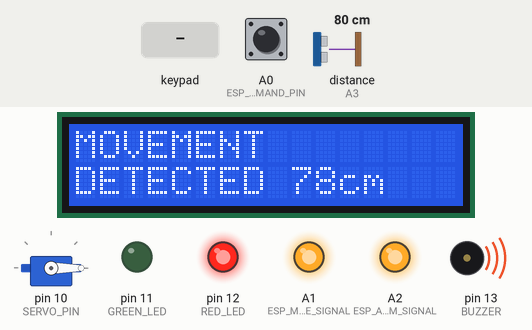
This sketch was run on a simulated Arduino Uno, built with avr-gcc and run on an emulated ATmega328P. Shown: servo, 16×2 character LCD, output pins drawn as LEDs (lit = HIGH), buzzer (waves = sounding, pin HIGH). Wiring (inferred from the names in the program): ultrasonic range finder: trigger pin 7; echo A3. The test bench sets the inputs (shaded band); at power-on: A0 (ESP_COMMAND_PIN) LOW, distance to the obstacle (sensor on A3) 80 cm. The echo pulse lasts 58.3 µs per cm; pins used as bus, display or sensor lines are not drawn; what the sketch prints to the serial monitor is not drawn.

Above: at 3.2 s.
3.3 s: key '*' pressed
At 5.0 s:
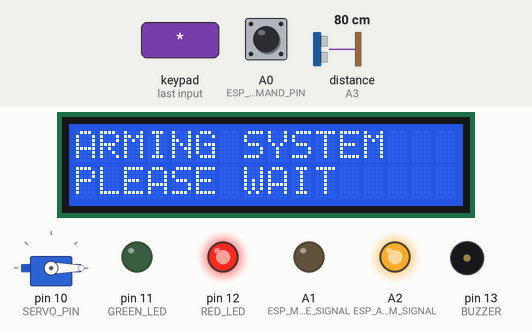
5.3 s: A0 (ESP_COMMAND_PIN) driven HIGH
At 7.9 s:
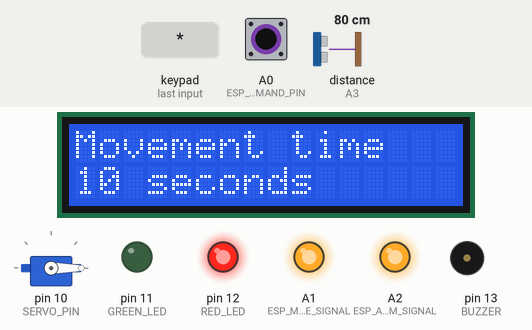
8.3 s: keypad keys 1 2 3 4 # pressed 0.4 s apart
At 11.2 s:
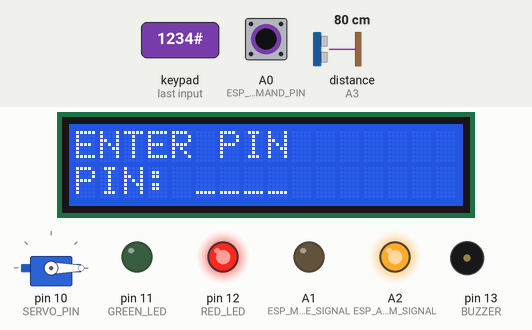
11.8 s: keypad keys 1 2 3 4 pressed 0.4 s apart
At 15.2 s:
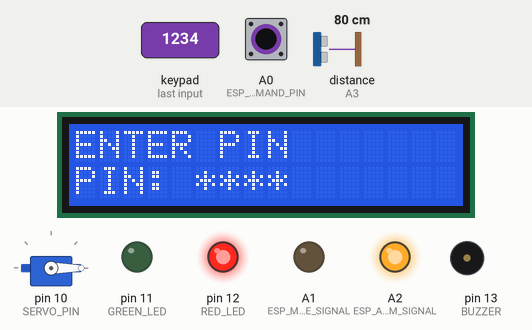
15.5 s: keypad keys 9 8 6 5 # pressed 0.4 s apart
At 18.8 s:
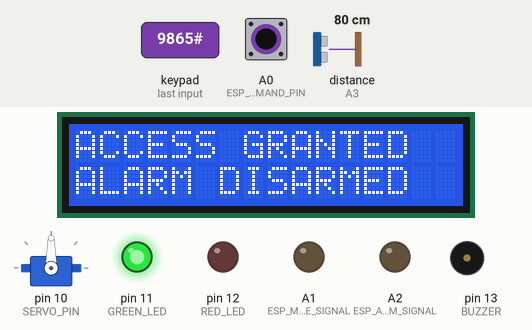
20.5 s: A0 (ESP_COMMAND_PIN) pulsed LOW 2 times (0.12 s each, 0.3 s apart)
At 24.3 s:
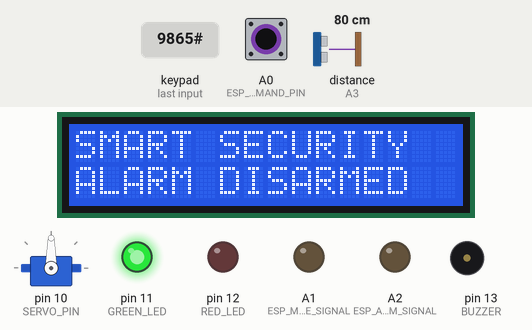
Timing chart, 0 to 25.1 s (numbered marks = the images above; inputs shaded):
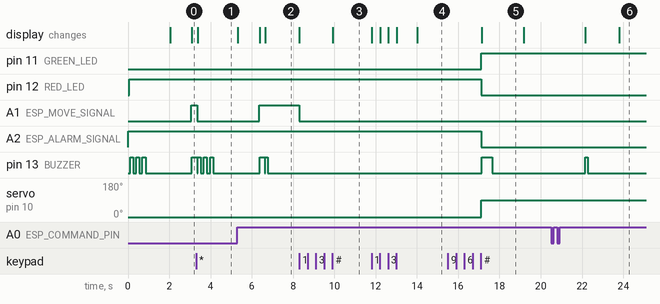

Measured:
- after the input at 3.3 s, A1 (ESP_MOVE_SIGNAL): HIGH → LOW after 0.05 s instead of 1.3 s; the display: changes after 0.07 s (image 1)
- after the input at 5.3 s, A1 (ESP_MOVE_SIGNAL): goes on until 6.4 s, then stays HIGH; the display: first differs from a run without the input after 1.4 s (image 2)
- after the input at 8.3 s, the display: changes after 1.6 s (image 3)
- after the input at 11.8 s, the display: first changes at once (image 4 shows a later state)
- after the input at 15.5 s, pin 11 (GREEN_LED): LOW → HIGH after 1.6 s; pin 12 (RED_LED), A2 (ESP_ALARM_SIGNAL): HIGH → LOW after 1.6 s; pin 13 (BUZZER): LOW → HIGH after 1.6 s, → LOW 0.50 s later; servo on pin 10 (SERVO_PIN): 0° → 90° after 1.6 s; the display: changes after 1.6 s (image 5)
- after the input at 20.5 s, pin 13 (BUZZER): LOW → HIGH after 1.6 s, → LOW 0.12 s later; the display: first changes after 1.6 s (image 6 shows a later state)
- what the display in image 2 shows lasts 1.6 s, from 6.7 s to 8.3 s

The sketch:

Arduino_Alarm_System.ino
```cpp
#include <Wire.h>
#include <LiquidCrystal_I2C.h>
#include <Keypad.h>
#include <Servo.h>

#define TRIG_PIN 7
#define ECHO_PIN A3

#define SERVO_PIN 10
#define GREEN_LED 11
#define RED_LED 12
#define BUZZER 13

#define ESP_MOVE_SIGNAL A1
#define ESP_ALARM_SIGNAL A2
#define ESP_COMMAND_PIN A0

LiquidCrystal_I2C lcd(0x27, 16, 2);
Servo doorLock;

char keys[4][3] = {
  {'1', '2', '3'},
  {'4', '5', '6'},
  {'7', '8', '9'},
  {'*', '0', '#'}
};

byte rowPins[4] = {9, 8, 6, 5};
byte colPins[3] = {4, 3, 2};

Keypad keypad = Keypad(makeKeymap(keys), rowPins, colPins, 4, 3);

String enteredPin = "";
String correctPin = "1234";

bool alarmOn = true;
bool pinModeActive = false;
bool movementScreenActive = false;

long currentDistance = 999;

unsigned long alarmStartTime = 0;
const unsigned long warmupTime = 3000;

unsigned long lastSensorCheck = 0;
const unsigned long sensorCheckInterval = 300;

unsigned long lastLcdUpdate = 0;
const unsigned long lcdUpdateInterval = 900;

unsigned long lastMotionTime = 0;
unsigned long motionCooldown = 60000;

unsigned long movementScreenStart = 0;
const unsigned long movementScreenTime = 3000;

unsigned long espMoveSignalStart = 0;
const unsigned long espMoveSignalTime = 1500;

unsigned long lastDigitTime = 0;
bool showingNumbers = false;
const unsigned long showNumbersTime = 1000;

const int detectionDistance = 120;

// ESP command
int pulseCount = 0;
bool lastCommandState = LOW;
unsigned long lastPulseTime = 0;
const unsigned long commandTimeout = 1200;

void setup() {
  Serial.begin(9600);

  pinMode(TRIG_PIN, OUTPUT);
  pinMode(ECHO_PIN, INPUT);

  pinMode(GREEN_LED, OUTPUT);
  pinMode(RED_LED, OUTPUT);
  pinMode(BUZZER, OUTPUT);

  pinMode(ESP_MOVE_SIGNAL, OUTPUT);
  pinMode(ESP_ALARM_SIGNAL, OUTPUT);

  pinMode(ESP_COMMAND_PIN, INPUT);

  digitalWrite(ESP_MOVE_SIGNAL, LOW);
  digitalWrite(ESP_ALARM_SIGNAL, HIGH);

  doorLock.attach(SERVO_PIN);
  doorLock.write(0);

  lcd.init();
  lcd.backlight();
  lcd.clear();

  alarmStartTime = millis();

  digitalWrite(GREEN_LED, LOW);
  digitalWrite(RED_LED, HIGH);
  digitalWrite(BUZZER, LOW);

  showStartingScreen();
  beepArmSound();

  delay(1000);
  showArmedScreen();
}

void loop() {
  readEspCommand();

  char key = keypad.getKey();

  if (key) {
    Serial.print("Key pressed: ");
    Serial.println(key);
    handleKey(key);
  }

  hideNumbersAfterDelay();
  checkMovement();
  updateArmedScreen();
  updateMovementScreen();
  updateEspMoveSignal();
}

void readEspCommand() {
  bool commandState = digitalRead(ESP_COMMAND_PIN);

  if (commandState == HIGH && lastCommandState == LOW) {
    pulseCount++;
    lastPulseTime = millis();

    Serial.print("ESP pulse received: ");
    Serial.println(pulseCount);
  }

  lastCommandState = commandState;

  if (pulseCount > 0 && millis() - lastPulseTime > commandTimeout) {
    if (pulseCount == 1) {
      motionCooldown = 10000;
      showMovementTime("10 seconds");
    }
    else if (pulseCount == 2) {
      motionCooldown = 30000;
      showMovementTime("30 seconds");
    }
    else if (pulseCount == 3) {
      motionCooldown = 60000;
      showMovementTime("1 minute");
    }
    else if (pulseCount == 4) {
      motionCooldown = 300000;
      showMovementTime("5 minutes");
    }

    pulseCount = 0;
  }
}

void showMovementTime(String text) {
  lcd.clear();
  lcd.setCursor(0, 0);
  lcd.print("Movement time");
  lcd.setCursor(0, 1);
  lcd.print(text);

  beepShort();

  delay(1500);

  if (pinModeActive) {
    startPinMode();
  }
  else if (alarmOn) {
    showArmedScreen();
  }
  else {
    showDisarmedScreen();
  }
}

void handleKey(char key) {
  if (key == '*') {
    armSystem();
    return;
  }

  if (key == '#') {
    if (!pinModeActive) {
      startPinMode();
    } else {
      checkPin();
    }
    return;
  }

  if (pinModeActive && key >= '0' && key <= '9') {
    if (enteredPin.length() < 4) {
      enteredPin += key;
      lastDigitTime = millis();
      showingNumbers = true;
      showPinNumbers();
    }
  }
}

void startPinMode() {
  pinModeActive = true;
  movementScreenActive = false;
  enteredPin = "";
  showingNumbers = false;

  digitalWrite(ESP_MOVE_SIGNAL, LOW);
  digitalWrite(BUZZER, LOW);

  lcd.clear();
  lcd.setCursor(0, 0);
  lcd.print("ENTER PIN");
  lcd.setCursor(0, 1);
  lcd.print("PIN: ____");
}

void checkPin() {
  if (enteredPin == correctPin) {
    disarmSystem();
  } else {
    wrongPinAlarm();
    startPinMode();
  }

  enteredPin = "";
}

void armSystem() {
  alarmOn = true;
  pinModeActive = false;
  movementScreenActive = false;
  enteredPin = "";
  showingNumbers = false;

  alarmStartTime = millis();
  lastMotionTime = 0;

  digitalWrite(ESP_ALARM_SIGNAL, HIGH);
  digitalWrite(ESP_MOVE_SIGNAL, LOW);

  doorLock.write(0);

  digitalWrite(GREEN_LED, LOW);
  digitalWrite(RED_LED, HIGH);
  digitalWrite(BUZZER, LOW);

  lcd.clear();
  lcd.setCursor(0, 0);
  lcd.print("ARMING SYSTEM");
  lcd.setCursor(0, 1);
  lcd.print("PLEASE WAIT");

  beepArmSound();

  delay(1000);
  showArmedScreen();
}

void disarmSystem() {
  alarmOn = false;
  pinModeActive = false;
  movementScreenActive = false;
  enteredPin = "";
  showingNumbers = false;

  digitalWrite(ESP_ALARM_SIGNAL, LOW);
  digitalWrite(ESP_MOVE_SIGNAL, LOW);

  digitalWrite(BUZZER, LOW);
  digitalWrite(RED_LED, LOW);
  digitalWrite(GREEN_LED, HIGH);

  doorLock.write(90);

  lcd.clear();
  lcd.setCursor(0, 0);
  lcd.print("ACCESS GRANTED");
  lcd.setCursor(0, 1);
  lcd.print("ALARM DISARMED");

  beepDisarmSound();

  delay(1500);
  showDisarmedScreen();
}

void wrongPinAlarm() {
  lcd.clear();
  lcd.setCursor(0, 0);
  lcd.print("WRONG PIN");
  lcd.setCursor(0, 1);
  lcd.print("ACCESS DENIED");

  digitalWrite(GREEN_LED, LOW);
  digitalWrite(RED_LED, HIGH);

  for (int i = 0; i < 4; i++) {
    digitalWrite(BUZZER, HIGH);
    delay(180);
    digitalWrite(BUZZER, LOW);
    delay(180);
  }
}

long readDistanceCM() {
  digitalWrite(TRIG_PIN, LOW);
  delayMicroseconds(5);

  digitalWrite(TRIG_PIN, HIGH);
  delayMicroseconds(10);
  digitalWrite(TRIG_PIN, LOW);

  long duration = pulseIn(ECHO_PIN, HIGH, 30000);

  if (duration == 0) {
    return 999;
  }

  long distance = duration * 0.034 / 2;

  if (distance < 2 || distance > 400) {
    return 999;
  }

  return distance;
}

void checkMovement() {
  if (!alarmOn) return;
  if (pinModeActive) return;
  if (millis() - alarmStartTime < warmupTime) return;
  if (millis() - lastSensorCheck < sensorCheckInterval) return;

  lastSensorCheck = millis();

  currentDistance = readDistanceCM();

  Serial.print("Distance: ");
  Serial.print(currentDistance);
  Serial.println(" cm");

  if (currentDistance == 999) {
    return;
  }

  if (currentDistance <= detectionDistance) {
    if (millis() - lastMotionTime >= motionCooldown || lastMotionTime == 0) {
      triggerMovement();
    }
  }
}

void triggerMovement() {
  lastMotionTime = millis();
  movementScreenStart = millis();
  espMoveSignalStart = millis();
  movementScreenActive = true;

  digitalWrite(ESP_MOVE_SIGNAL, HIGH);

  digitalWrite(GREEN_LED, LOW);
  digitalWrite(RED_LED, HIGH);

  lcd.clear();
  lcd.setCursor(0, 0);
  lcd.print("MOVEMENT");
  lcd.setCursor(0, 1);
  lcd.print("DETECTED ");
  lcd.print(currentDistance);
  lcd.print("cm");

  digitalWrite(BUZZER, HIGH);
  delay(250);
  digitalWrite(BUZZER, LOW);
}

void updateArmedScreen() {
  if (!alarmOn) return;
  if (pinModeActive) return;
  if (movementScreenActive) return;
  if (millis() - lastLcdUpdate < lcdUpdateInterval) return;

  lastLcdUpdate = millis();

  lcd.clear();
  lcd.setCursor(0, 0);
  lcd.print("SYSTEM ARMED");

  lcd.setCursor(0, 1);
  lcd.print("NO MOVEMENT");
}

void updateMovementScreen() {
  if (!movementScreenActive) return;

  if (millis() - movementScreenStart >= movementScreenTime) {
    movementScreenActive = false;

    if (alarmOn && !pinModeActive) {
      showArmedScreen();
    }
  }
}

void updateEspMoveSignal() {
  if (digitalRead(ESP_MOVE_SIGNAL) == HIGH) {
    if (millis() - espMoveSignalStart >= espMoveSignalTime) {
      digitalWrite(ESP_MOVE_SIGNAL, LOW);
    }
  }
}

void showStartingScreen() {
  lcd.clear();
  lcd.setCursor(0, 0);
  lcd.print("SMART SECURITY");
  lcd.setCursor(0, 1);
  lcd.print("SYSTEM STARTING");
}

void showArmedScreen() {
  lcd.clear();
  lcd.setCursor(0, 0);
  lcd.print("SYSTEM ARMED");
  lcd.setCursor(0, 1);
  lcd.print("NO MOVEMENT");
}

void showDisarmedScreen() {
  lcd.clear();
  lcd.setCursor(0, 0);
  lcd.print("SMART SECURITY");
  lcd.setCursor(0, 1);
  lcd.print("ALARM DISARMED");
}

void showPinNumbers() {
  lcd.setCursor(0, 1);
  lcd.print("PIN: ");
  lcd.print(enteredPin);

  for (int i = enteredPin.length(); i < 4; i++) {
    lcd.print("_");
  }

  lcd.print("       ");
}

void showPinStars() {
  lcd.setCursor(0, 1);
  lcd.print("PIN: ");

  for (int i = 0; i < enteredPin.length(); i++) {
    lcd.print("*");
  }

  for (int i = enteredPin.length(); i < 4; i++) {
    lcd.print("_");
  }

  lcd.print("       ");
}

void hideNumbersAfterDelay() {
  if (pinModeActive && showingNumbers) {
    if (millis() - lastDigitTime >= showNumbersTime) {
      showingNumbers = false;
      showPinStars();
    }
  }
}

void beepArmSound() {
  for (int i = 0; i < 3; i++) {
    digitalWrite(BUZZER, HIGH);
    delay(150);
    digitalWrite(BUZZER, LOW);
    delay(150);
  }
}

void beepDisarmSound() {
  digitalWrite(BUZZER, HIGH);
  delay(500);
  digitalWrite(BUZZER, LOW);
}

void beepShort() {
  digitalWrite(BUZZER, HIGH);
  delay(120);
  digitalWrite(BUZZER, LOW);
}
```
